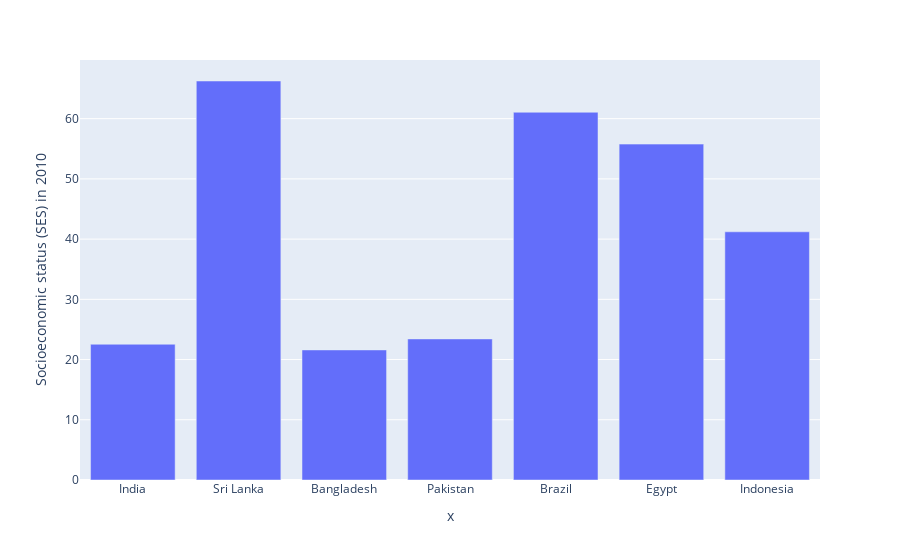

The notebook cell saved with this chart:
### Code cell
fig = px.bar(ses, x=country_list,y='Socioeconomic status (SES) in 2010')
fig.show()

### Figure 1 — Plotly figure (JSON) as saved in the notebook; plotly's stock layout.template omitted (floating-point values rounded to 4 significant figures)
{"data": [{"alignmentgroup": "True", "hovertemplate": "x=%{x}<br>Socioeconomic status (SES) in 2010=%{y}<extra></extra>", "legendgroup": "", "marker": {"color": "#636efa"}, "name": "", "offsetgroup": "", "orientation": "v", "showlegend": false, "textposition": "auto", "type": "bar", "x": ["India", "Sri Lanka", "Bangladesh", "Pakistan", "Brazil", "Egypt", "Indonesia"], "xaxis": "x", "y": [22.54, 66.25, 21.6, 23.43, 61.07, 55.78, 41.21], "yaxis": "y"}], "layout": {"barmode": "relative", "legend": {"tracegroupgap": 0}, "margin": {"t": 60}, "xaxis": {"anchor": "y", "domain": [0, 1], "title": {"text": "x"}}, "yaxis": {"anchor": "x", "domain": [0, 1], "title": {"text": "Socioeconomic status (SES) in 2010"}}}}
